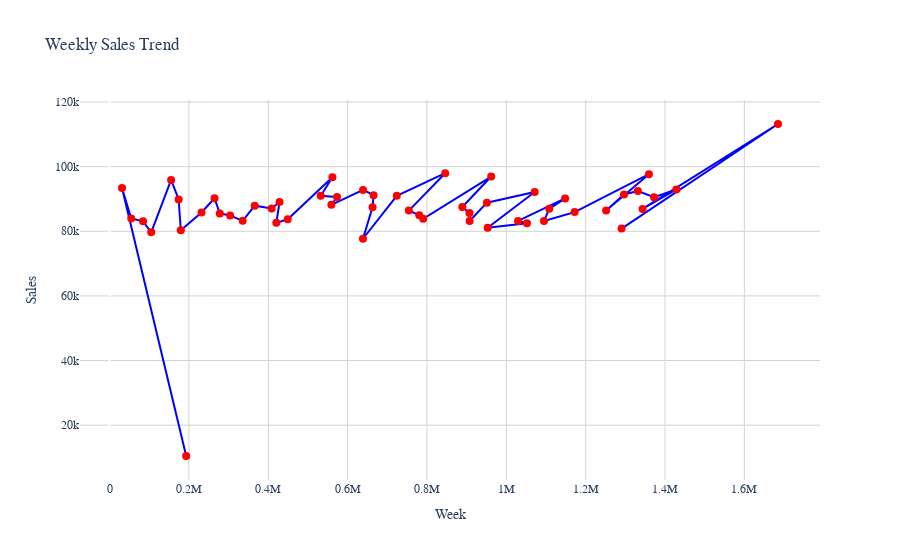

The code cell stored with this chart in its notebook:
### Code cell
import plotly.graph_objects as go

fig = go.Figure()

fig.add_trace(go.Scatter(x=weekly_sales['transaction_week'], y=weekly_sales['sales_value'],
                         mode='lines+markers',
                         line=dict(color='blue', width=2),
                         marker=dict(size=8, color='red', symbol='circle'),
                         name='Weekly Sales'))

# Customize layout
fig.update_layout(title='Weekly Sales Trend',
                  xaxis_title='Week',
                  yaxis_title='Sales',
                  font=dict(family='Arial', size=12),
                  plot_bgcolor='white',
                  xaxis=dict(showgrid=True, gridcolor='lightgrey'),
                  yaxis=dict(showgrid=True, gridcolor='lightgrey'),
                  hovermode='x unified')

fig.show()

### Figure 1 — Plotly figure (JSON) as saved in the notebook; plotly's stock layout.template omitted (floating-point values rounded to 4 significant figures)
{"data": [{"line": {"color": "blue", "width": 2}, "marker": {"color": "red", "size": 8, "symbol": "circle"}, "mode": "lines+markers", "name": "Weekly Sales", "type": "scatter", "x": [193180, 31385, 54666, 84417, 105024, 155220, 174138, 179592, 231824, 264564, 277890, 303952, 335520, 365950, 408548, 428520, 420320, 449072, 561726, 532266, 573300, 559041, 638968, 665505, 662832, 638700, 723918, 846018, 754348, 780593, 790560, 961868, 889152, 907071, 907562, 951055, 1071468, 953009, 1051992, 1029639, 1148200, 1108271, 1094982, 1172180, 1359512, 1251630, 1296694, 1331557, 1372320, 1428693, 1343400, 1684785, 1290588], "y": [10460.0, 93370.0, 83950.0, 83090.0, 79680.0, 95880.0, 89840.0, 80300.0, 85810.0, 90220.0, 85520.0, 84890.0, 83230.0, 87910.0, 87060.0, 89060.0, 82600.0, 83690.0, 96700.0, 90990.0, 90590.0, 88180.0, 92810.0, 91180.0, 87400.0, 77690.0, 90950.0, 97970.0, 86410.0, 84970.0, 83870.0, 96930.0, 87530.0, 85630.0, 83160.0, 88850.0, 92150.0, 81100.0, 82450.0, 83200.0, 90170.0, 86950.0, 83200.0, 85930.0, 97660.0, 86450.0, 91380.0, 92460.0, 90540.0, 92940.0, 86920.0, 113200.0, 80830.0]}], "layout": {"font": {"family": "Arial", "size": 12}, "hovermode": "x unified", "plot_bgcolor": "white", "title": {"text": "Weekly Sales Trend"}, "xaxis": {"gridcolor": "lightgrey", "showgrid": true, "title": {"text": "Week"}}, "yaxis": {"gridcolor": "lightgrey", "showgrid": true, "title": {"text": "Sales"}}}}
